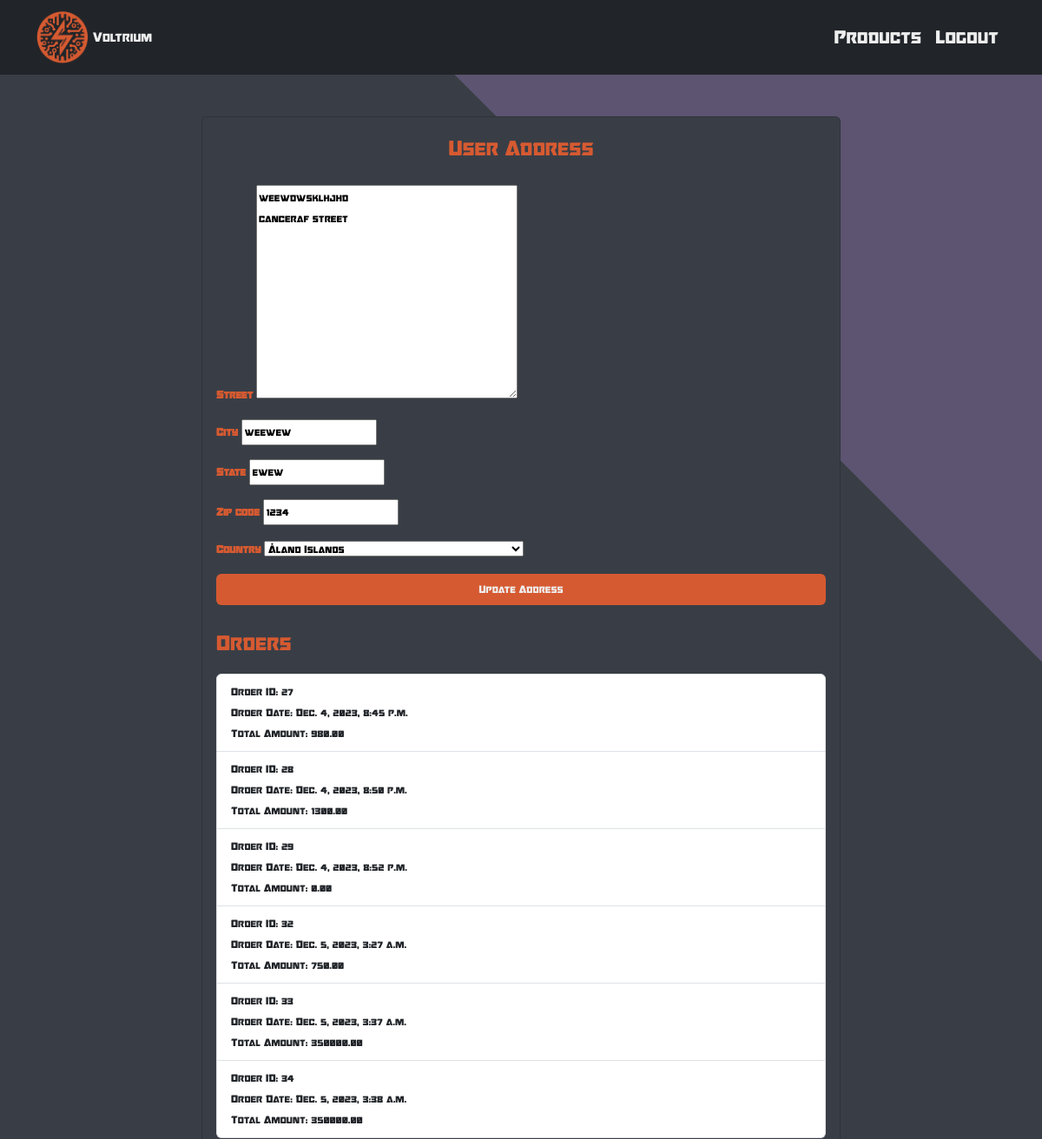
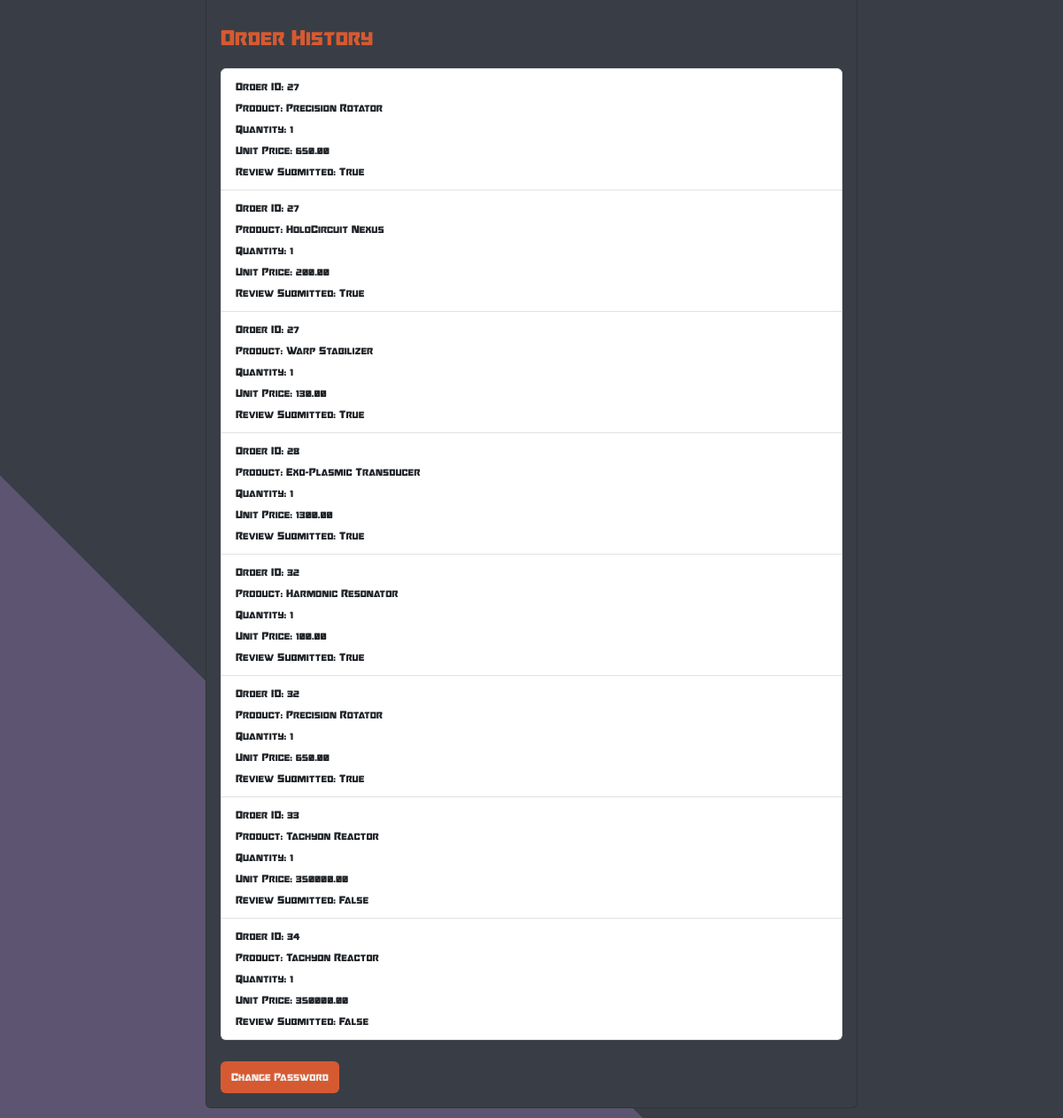
The app's page /profile/ (signed in) with its own data (2 pictures, top to bottom).
### voltrium/models.py (models this page shows, shortened)
class Address(models.Model):
    user = models.ForeignKey(User, on_delete=models.CASCADE)
    street = models.TextField()
    city = models.CharField(max_length=100)
    state = models.CharField(max_length=100)
    zip_code = models.CharField(max_length=20)
    country = CountryField()

class Order(models.Model):
    user = models.ForeignKey(User, on_delete=models.CASCADE)
    order_date = models.DateTimeField(default=timezone.now)
    total_amount = models.DecimalField(max_digits=10, decimal_places=2, default=0)

class OrderLine(models.Model):
    order = models.ForeignKey(Order, on_delete=models.CASCADE)
    product = models.ForeignKey(Product, on_delete=models.CASCADE)
    quantity = models.IntegerField()
    unit_price = models.DecimalField(max_digits=10, decimal_places=2)
    review_submitted = models.BooleanField(default=False)

class Product(models.Model):
    name = models.CharField(max_length=255)
    description = models.TextField()
    price = models.DecimalField(max_digits=10, decimal_places=2)
    stock_quantity = models.IntegerField()
    category = models.ForeignKey(Category, on_delete=models.CASCADE)
    picture = models.ImageField(upload_to='product_pictures/', null=True, blank=True)

### voltrium/views.py (the view)
# urls.py: path('profile/', profile, name='profile'),
def profile(request):
    user = request.user
    addresses = Address.objects.filter(user=user)
    if addresses:
        address_instance = addresses.first()
    else:
        address_instance = Address(user=user)
    address_form = AddressForm(request.POST or None, instance=address_instance)
    order_lines = OrderLine.objects.filter(order__user=user)
    orders = Order.objects.filter(user=user)
    context = {
        'address_form': address_form,
        'addresses': addresses,
        'order_lines': order_lines,
        'orders': orders
    }
    if request.method == 'POST':
        if 'address_submit' in request.POST:
            if address_form.is_valid():
                address_form.save()
                messages.success(request, 'Your address was successfully updated.')
                return redirect('home')
    return render(request, 'profile.html', context)

### voltrium/forms.py
class AddressForm(forms.ModelForm):
    country = CountryField().formfield()
    class Meta:
        model = Address
        fields = ['street', 'city', 'state', 'zip_code', 'country']

### voltrium/templates/profile.html (shortened to what this page needs)
{% load static %}
<!DOCTYPE html>
<html lang="en">
<head>
    <link href="https://cdn.jsdelivr.net/npm/bootstrap@5.3.2/dist/css/bootstrap.min.css" rel="stylesheet">
    <link rel="stylesheet" href="{% static 'voltrium/style/styles.css' %}">
</head>
<body>
    <nav class="navbar navbar-expand-lg navbar-dark bg-dark">
        <div class="container">
            <a class="navbar-brand" href="{% url 'home' %}">
                <img src="{% static 'images/logo.png' %}" alt="Your Logo" height="60">
                Voltrium
            </a>
            <div class="collapse navbar-collapse" id="navbarNav">
                <ul class="navbar-nav ms-auto">
                    {% if user.is_authenticated %}
                        <li class="nav-item">
                            <a class="nav-link" href="{% url 'all_products' %}">Products</a>
                        </li>
                        <li class="nav-item">
                            <a class="nav-link" href="{% url 'logout' %}">Logout</a>
                        </li>
                    {% endif %}
                </ul>
            </div>
        </div>
    </nav>
    <div class="container my-5" s>
        <div class="row justify-content-center">
            <div class="col-md-8">
                <div class="card" style="background-color: #393E46;">
                    <div class="card-body">
                        <form method="post" action="{% url 'profile' %}" class="mb-4">
                            <h2 class="mb-4 text-center title" style="color: #D65A31;">User Address</h2>
                            {% for field in address_form %}
                            <div class="mb-3">
                                <label for="{{ field.id_for_label }}" style="color: #D65A31;"><strong>{{ field.label }}</strong></label>
                                {{ field }}
                            </div>
                            {% endfor %}
                            <div class="input-box button">
                                <button type="submit" name="address_submit" class="btn btn-dark w-100">Update Address</button>
                            </div>
                        </form>
                        <h2 class="mb-3" style="color: #D65A31;">Orders</h2>
                        <ul class="list-group mb-4">
                            {% for order in orders %}
                            <li class="list-group-item">
                                Order ID: {{ order.id }}<br>
                                Order Date: {{ order.order_date }}<br>
                                Total Amount: {{ order.total_amount }}
                            </li>
                            {% endfor %}
                        </ul>
                        <h2 class="mb-3" style="color: #D65A31;">Order History</h2>
                        <ul class="list-group mb-4">
                            {% for order_line in order_lines %}
                            <li class="list-group-item">
                                Order ID: {{ order_line.order.id }}<br>
                                Product: {{ order_line.product.name }}<br>
                                Quantity: {{ order_line.quantity }}<br>
                                Unit Price: {{ order_line.unit_price }}<br>
                                Review Submitted: {{ order_line.review_submitted }}
                            </li>
                            {% endfor %}
                        </ul>
                        <div class="d-flex justify-content-between">
                            <a href="{% url 'password_change' %}" class="btn btn-dark">Change Password</a>
                        </div>
                    </div>
                </div>
            </div>
        </div>
    </div>
</body>
</html>

### voltrium/static/voltrium/style/styles.css (style rules this page uses)
body { font-family: 'OceanicDrift', sans-serif; background: linear-gradient(45deg, #5C5470 20%, #393E46 20%, #393E46 80%,#5C5470 20%); color: #EEEEEE; margin: 0; padding: 0; }
.navbar { background-color: #393E46; }
.navbar-dark .navbar-nav .nav-link { font-size: 28px; color: #EEEEEE; }
.navbar-dark .navbar-brand { color: #EEEEEE; }
form { display: flex; flex-direction: column; }
form button { background-color : #5C5470; width: 300px; align-self: center; }

### voltrium/templates/profile.html (style rules this page uses)
body { background-color: #222831; color: #EEEEEE; }
.navbar { background-color: #393E46; }
.navbar-dark .navbar-nav .nav-link { color: #EEEEEE; }
.navbar-dark .navbar-brand { color: #EEEEEE; }
.btn-dark { background-color: #D65A31; color: #EEEEEE; border: none; }

### records on screen
Address: address_form "weewdwsklhjhd canceraf street" "weewew" "ewew" "1234" "Åland Islands"
Order: id "27", order_date "Dec. 4, 2023, 8:45 p.m.", total_amount "980.00"
Order: id "28", order_date "Dec. 4, 2023, 8:50 p.m.", total_amount "1300.00"
Order: id "29", order_date "Dec. 4, 2023, 8:52 p.m.", total_amount "0.00"
Order: id "32", order_date "Dec. 5, 2023, 3:27 a.m.", total_amount "750.00"
Order: id "33", order_date "Dec. 5, 2023, 3:37 a.m.", total_amount "350000.00"
Order: id "34", order_date "Dec. 5, 2023, 3:38 a.m.", total_amount "350000.00"
OrderLine: order.id "27", product.name "Precision Rotator", quantity "1", unit_price "650.00", review_submitted "True"
OrderLine: order.id "27", product.name "HoloCircuit Nexus", quantity "1", unit_price "200.00", review_submitted "True"
OrderLine: order.id "27", product.name "Warp Stabilizer", quantity "1", unit_price "130.00", review_submitted "True"
OrderLine: order.id "28", product.name "Exo-Plasmic Transducer", quantity "1", unit_price "1300.00", review_submitted "True"
OrderLine: order.id "32", product.name "Harmonic Resonator", quantity "1", unit_price "100.00", review_submitted "True"
OrderLine: order.id "32", product.name "Precision Rotator", quantity "1", unit_price "650.00", review_submitted "True"
OrderLine: order.id "33", product.name "Tachyon Reactor", quantity "1", unit_price "350000.00", review_submitted "False"
OrderLine: order.id "34", product.name "Tachyon Reactor", quantity "1", unit_price "350000.00", review_submitted "False"

### other values on screen
{{ field.label }} "Street" "City" "State" "Zip code" "Country"
